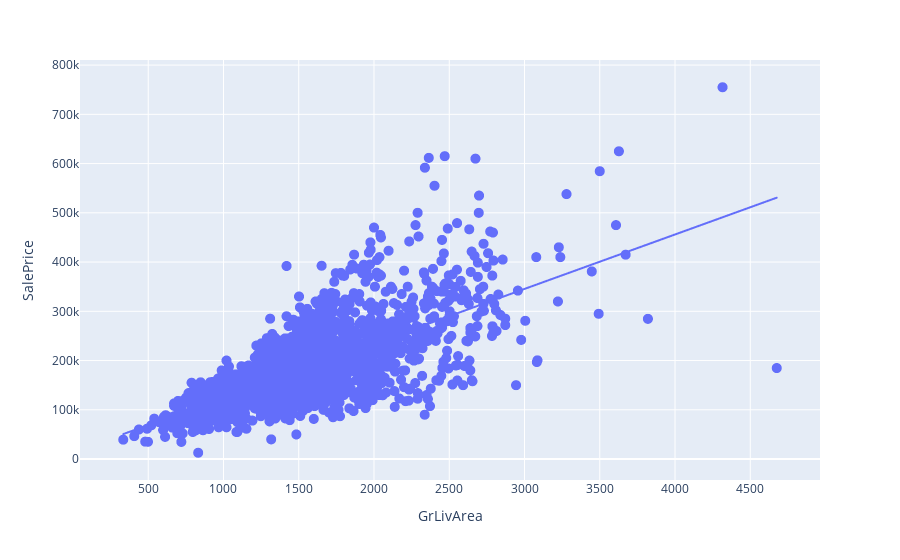

Source (notebook cell):
### Code cell
import plotly.express as px
fig = px.scatter(housing, x="GrLivArea", y="SalePrice", 
                 trendline = 'ols', hover_data=['OverallQual', 'PID'])
fig.update_traces(marker_size=10)
fig.show()

### Figure 1 — Plotly figure (JSON) as saved in the notebook; plotly's stock layout.template omitted (floating-point values rounded to 4 significant figures; data arrays with more than 128 entries replaced by an {"elided": "..."} marker saying what was removed)
{"data": [{"customdata": {"elided": "2579x2 int values"}, "hovertemplate": "GrLivArea=%{x}<br>SalePrice=%{y}<br>OverallQual=%{customdata[0]}<br>PID=%{customdata[1]}<extra></extra>", "legendgroup": "", "marker": {"color": "#636efa", "size": 10, "symbol": "circle"}, "mode": "markers", "name": "", "showlegend": false, "type": "scattergl", "x": {"elided": "2579 int values"}, "xaxis": "x", "y": {"elided": "2579 int values"}, "yaxis": "y"}, {"hovertemplate": "<b>OLS trendline</b><br>SalePrice = 110.555 * GrLivArea + 13774.1<br>R<sup>2</sup>=0.518371<br><br>GrLivArea=%{x}<br>SalePrice=%{y} <b>(trend)</b><extra></extra>", "legendgroup": "", "marker": {"color": "#636efa", "size": 10, "symbol": "circle"}, "mode": "lines", "name": "", "showlegend": false, "type": "scattergl", "x": {"elided": "2579 int values"}, "xaxis": "x", "y": {"elided": "2579 float values"}, "yaxis": "y"}], "layout": {"legend": {"tracegroupgap": 0}, "margin": {"t": 60}, "xaxis": {"anchor": "y", "domain": [0, 1], "title": {"text": "GrLivArea"}}, "yaxis": {"anchor": "x", "domain": [0, 1], "title": {"text": "SalePrice"}}}}
